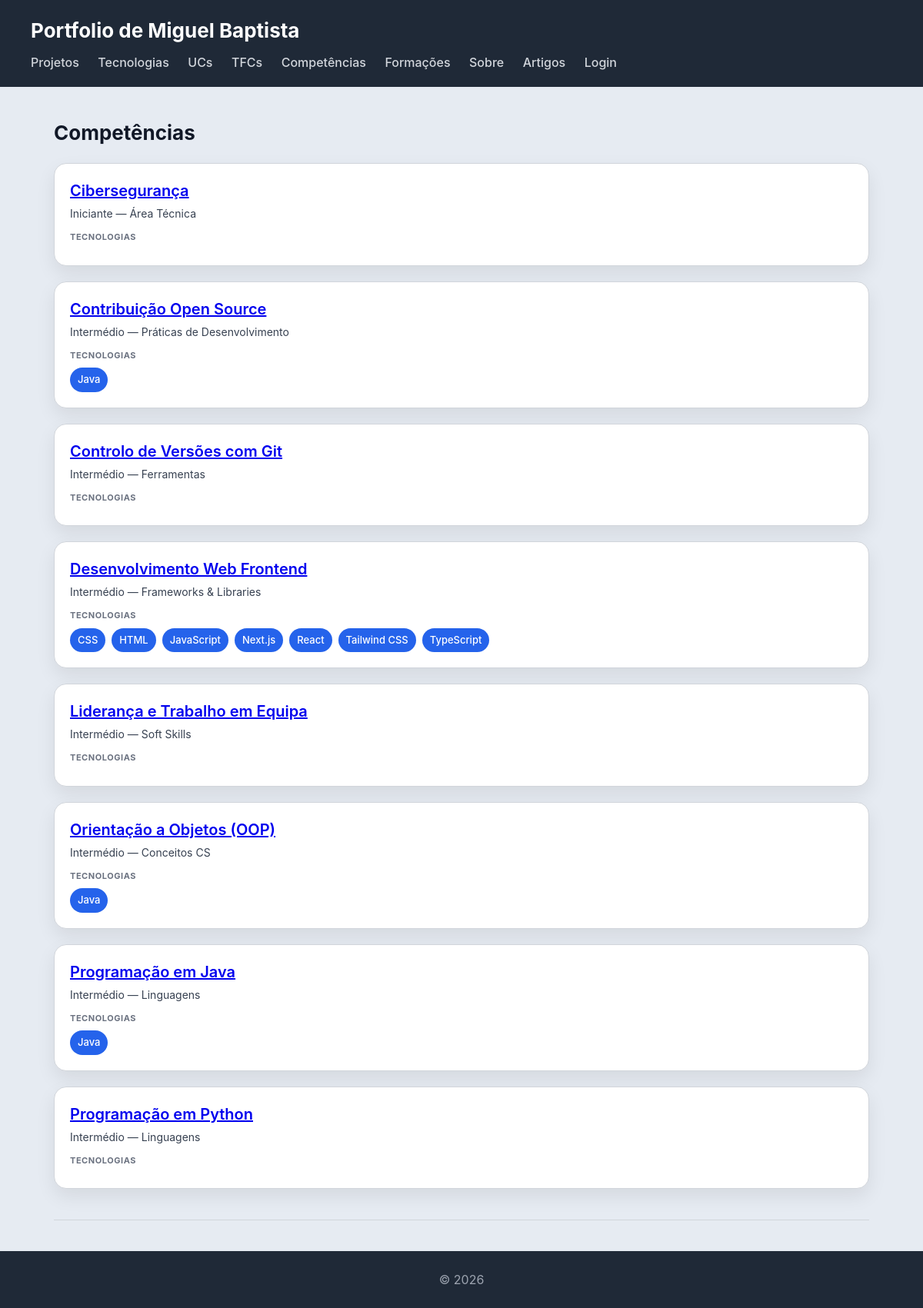
Screenshot of /portfolio/competencias/ with the database file from the repository.
### portfolio/models.py (models this page shows, shortened)
class Competencia(models.Model):
    nome = models.CharField(max_length=200)
    descricao = models.TextField(blank=True)
    nivel = models.CharField(max_length=50, blank=True)
    categoria = models.CharField(max_length=100, blank=True)
    tecnologias = models.ManyToManyField(Tecnologia, blank=True, related_name='competencias')
    projetos = models.ManyToManyField(Projeto, blank=True, related_name='competencias')
    class Meta:
        verbose_name = 'Competência'
        verbose_name_plural = 'Competências'
        ordering = ['nome']

class Tecnologia(models.Model):
    nome = models.CharField(max_length=100)
    descricao = models.TextField(blank=True)
    logo = models.ImageField(upload_to='tecnologias/', blank=True, null=True)
    url_oficial = models.URLField(blank=True)
    categoria = models.CharField(max_length=100, blank=True)
    nivel_interesse = models.IntegerField(default=3)
    pontos_destaque = models.TextField(blank=True)
    tipo = models.ForeignKey(TipoTecnologia, on_delete=models.SET_NULL, null=True, blank=True)
    class Meta:
        verbose_name = 'Tecnologia'
        verbose_name_plural = 'Tecnologias'
        ordering = ['nome']

### portfolio/views.py (the view)
# urls.py: path('competencias/', views.competencias_view, name='competencias'),
def competencias_view(request):
    competencias = Competencia.objects.prefetch_related('tecnologias', 'projetos').all()
    is_gestor = request.user.is_authenticated and request.user.groups.filter(name='gestor-portfolio').exists()
    return render(request, 'portfolio/competencias.html', {'competencias': competencias, 'is_gestor': is_gestor})

### portfolio/templates/portfolio/competencias.html (shortened to what this page needs)
{% extends "portfolio/base.html" %}
{% block content %}
<h2>Competências</h2>
<section>
    {% for competencia in competencias %}
    <article>
        <header>
            <h3><a href="{% url 'competencia' competencia.id %}">{{ competencia.nome }}</a></h3>
            <p>{{ competencia.nivel }} — {{ competencia.categoria }}</p>
        </header>
        <section>
            <h4>Tecnologias</h4>
            <ul>
                {% for tecnologia in competencia.tecnologias.all %}
                    <li>{{ tecnologia.nome }}</li>
                {% endfor %}
            </ul>
        </section>
    </article>
    {% endfor %}
</section>
{% endblock %}

### portfolio/static/portfolio/styles.css (style rules this page uses)
* { box-sizing: border-box; margin: 0; padding: 0; }
body { font-family: "Inter", "Segoe UI", system-ui, -apple-system, sans-serif; background: #e6ebf2; color: #111827; line-height: 1.5; }
h2 { margin-bottom: 20px; font-size: 26px; }
section > article { background: white; padding: 20px; border-radius: 16px; border: 1px solid #d1d5db; box-shadow: 0 10px 25px rgba(0,0,0,0.08); transition: all 0.25s ease; margin-bottom: 20px; }
article > header { margin-bottom: 12px; }
article > header > h3 { font-size: 20px; font-weight: 600; margin-bottom: 4px; }
article > header > p { font-size: 14px; color: #374151; }
article > section { margin-top: 10px; }
article > section > h4 { font-size: 11px; text-transform: uppercase; color: #6b7280; margin-bottom: 8px; letter-spacing: 0.05em; }
article > section > ul { list-style: none; display: flex; flex-wrap: wrap; gap: 8px; }
article > section > ul > li { background: #2563eb; color: white; padding: 6px 10px; border-radius: 999px; font-size: 13px; font-weight: 500; }
main > section { margin-bottom: 40px; padding-bottom: 20px; border-bottom: 1px solid #d1d5db; }

### rows the page displays
Competencia: nome "Cibersegurança", nivel "Iniciante", categoria "Área Técnica"
Competencia: nome "Contribuição Open Source", nivel "Intermédio", categoria "Práticas de Desenvolvimento"
Tecnologia: nome "Java"
Competencia: nome "Controlo de Versões com Git", nivel "Intermédio", categoria "Ferramentas"
Competencia: nome "Desenvolvimento Web Frontend", nivel "Intermédio", categoria "Frameworks & Libraries"
Tecnologia: nome "CSS"
Tecnologia: nome "HTML"
Tecnologia: nome "JavaScript"
Tecnologia: nome "Next.js"
Tecnologia: nome "React"
Tecnologia: nome "Tailwind CSS"
Tecnologia: nome "TypeScript"
Competencia: nome "Liderança e Trabalho em Equipa", nivel "Intermédio", categoria "Soft Skills"
Competencia: nome "Orientação a Objetos (OOP)", nivel "Intermédio", categoria "Conceitos CS"
Competencia: nome "Programação em Java", nivel "Intermédio", categoria "Linguagens"
Competencia: nome "Programação em Python", nivel "Intermédio", categoria "Linguagens"
